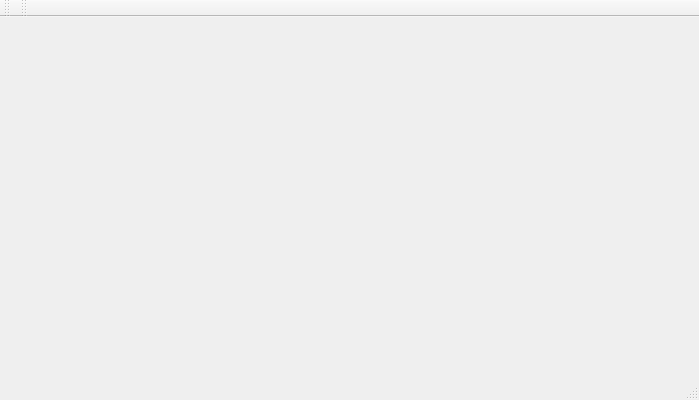
<?xml version="1.0" encoding="UTF-8"?>
<ui version="4.0">
 <class>MainWindow</class>
 <widget class="QMainWindow" name="MainWindow">
  <property name="enabled">
   <bool>true</bool>
  </property>
  <property name="geometry">
   <rect>
    <x>0</x>
    <y>0</y>
    <width>699</width>
    <height>400</height>
   </rect>
  </property>
  <property name="sizePolicy">
   <sizepolicy hsizetype="Maximum" vsizetype="Maximum">
    <horstretch>50</horstretch>
    <verstretch>50</verstretch>
   </sizepolicy>
  </property>
  <property name="minimumSize">
   <size>
    <width>699</width>
    <height>400</height>
   </size>
  </property>
  <property name="sizeIncrement">
   <size>
    <width>400</width>
    <height>400</height>
   </size>
  </property>
  <property name="baseSize">
   <size>
    <width>500</width>
    <height>500</height>
   </size>
  </property>
  <property name="windowTitle">
   <string>UFildDraw</string>
  </property>
  <widget class="QWidget" name="centralWidget">
   <property name="sizePolicy">
    <sizepolicy hsizetype="MinimumExpanding" vsizetype="MinimumExpanding">
     <horstretch>2</horstretch>
     <verstretch>2</verstretch>
    </sizepolicy>
   </property>
   <property name="minimumSize">
    <size>
     <width>400</width>
     <height>400</height>
    </size>
   </property>
   <property name="mouseTracking">
    <bool>true</bool>
   </property>
   <property name="autoFillBackground">
    <bool>true</bool>
   </property>
  </widget>
  <widget class="QMenuBar" name="menuBar">
   <property name="geometry">
    <rect>
     <x>0</x>
     <y>0</y>
     <width>699</width>
     <height>25</height>
    </rect>
   </property>
  </widget>
  <widget class="QToolBar" name="mainToolBar">
   <attribute name="toolBarArea">
    <enum>TopToolBarArea</enum>
   </attribute>
   <attribute name="toolBarBreak">
    <bool>false</bool>
   </attribute>
  </widget>
  <widget class="QStatusBar" name="statusBar"/>
  <widget class="QToolBar" name="toolBar">
   <property name="windowTitle">
    <string>toolBar</string>
   </property>
   <attribute name="toolBarArea">
    <enum>TopToolBarArea</enum>
   </attribute>
   <attribute name="toolBarBreak">
    <bool>false</bool>
   </attribute>
  </widget>
 </widget>
 <layoutdefault spacing="6" margin="11"/>
 <resources/>
 <connections/>
</ui>
